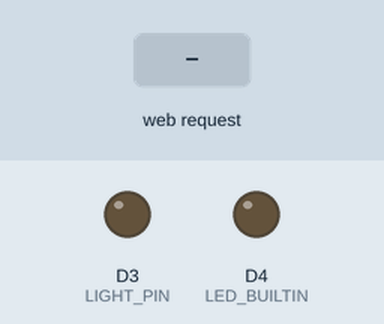
Bench run of a program on a simulated ESP8266 (NodeMCU). Parts: output pins drawn as LEDs (lit = HIGH, except the on-board LED, lit = LOW). The test bench sets the inputs (shaded band). WiFi joins after 1.5 s; servers stay silent unless stated; uploads are accepted with an empty reply; what the program prints to the serial monitor is not drawn.

Above: at 2.9 s.
3.0 s: HTTP request GET /set?value=true received
At 3.4 s:
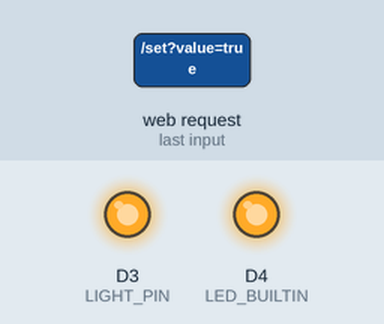
4.5 s: HTTP request GET /set?value=false received
At 5.7 s:
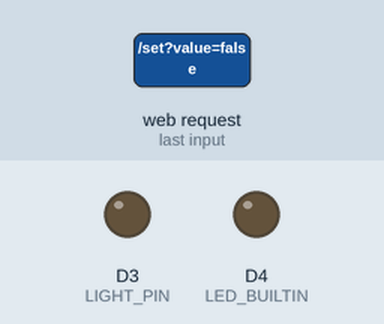
Timing chart, 0 to 7.5 s (numbered marks = the images above; inputs shaded):
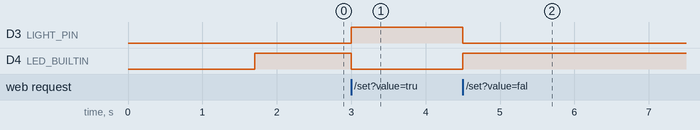

The program:

main.cpp
```cpp
#include <Arduino.h>
#include <ESP8266WebServer.h>
#include <server-handler.h>

ESP8266WebServer server(80);
uint8_t LIGHT_PIN = D3;
int LIGHT_STATE = LOW;

void set() {
  String value = server.arg("value");
  if (value == "true") {
    digitalWrite(LIGHT_PIN, HIGH);
    // Don't really understand how this works but LOW, turns the built in led ON
    digitalWrite(LED_BUILTIN, LOW);
    LIGHT_STATE = LOW;
  }
  if (value == "false") {
    digitalWrite(LIGHT_PIN, LOW);
    // HIGH turns built in led OFF
    digitalWrite(LED_BUILTIN, HIGH);
    LIGHT_STATE = HIGH;
  }
  // Serial.println(value);
  server.send(200, "text/plain", "true");
}

void getState() {
  server.send(200, "text/plain", String(LIGHT_STATE));
}

void init_server() {
  server.on("/set", set);
  server.on("/get-state", getState);
  server.begin();
}

void setup() {
  Serial.begin(9600);
  pinMode(LED_BUILTIN, OUTPUT);
  pinMode(LIGHT_PIN, OUTPUT);

  digitalWrite(LIGHT_PIN, LOW);

  wifiConnect();
  ping();

  init_server();

  digitalWrite(LED_BUILTIN, HIGH);
}

unsigned long previousMillis = 0;
unsigned long interval = 10 * 1000;
void loop() {
  unsigned long currentMills = millis();

  server.handleClient();

  if (currentMills - previousMillis >= interval) {
    previousMillis = currentMills;
    ping();
  }
} 
```

server-handler.h
```cpp
#ifndef WIFI_INFO_H_
#define WIFI_INFO_H_

#if defined(ESP8266)
#include <ESP8266HTTPClient.h>
#include <ESP8266WiFi.h>
#include <WiFiClient.h>
#include <WiFiManager.h>
#elif defined(ESP32)
#endif

HTTPClient http;
WiFiClient wifiClient;
WiFiManager wifiManager;

// IP address where the home-hub-free server is running
String home_server = "http://192.168.1.199:8080";

// Replace this with out own info:
const char *ssid = "";
const char *password = "";

const uint32 chipId = ESP.getChipId();

void wifiConnect() {
  WiFi.persistent(false);
  WiFi.mode(WIFI_STA);
  WiFi.setAutoReconnect(true);
  WiFi.begin(ssid, password);
  Serial.println("WiFi connecting...");
  while (!WiFi.isConnected()) {
    delay(100);
    Serial.print(".");
  }
  Serial.print("\n");
  Serial.printf("WiFi connected, IP: %s\n", WiFi.localIP().toString().c_str());
}

void ping() {
  http.begin(wifiClient, home_server + "/device-declare");
  http.addHeader("Content-Type", "application/json");
  String id = String(chipId);
  String jsonString = "{ \"id\": \"" + id + "\", \"name\": \"light\" }";
  int httpCode = http.POST(jsonString);

  if (httpCode > 0) {
    String result = http.getString();
    Serial.print("Ping sent to server: ");
    Serial.println(result);
  } else {
    Serial.print("Oops: ");
    Serial.println(httpCode);
  }
  http.end();
}

#endif /* WIFI_INFO_H_ */
```

Measured:
- after the input at 3.0 s, D3 (LIGHT_PIN): LOW → HIGH at once; D4 (LED_BUILTIN): HIGH → LOW at once
- after the input at 4.5 s, D3 (LIGHT_PIN): HIGH → LOW at once; D4 (LED_BUILTIN): LOW → HIGH at once
